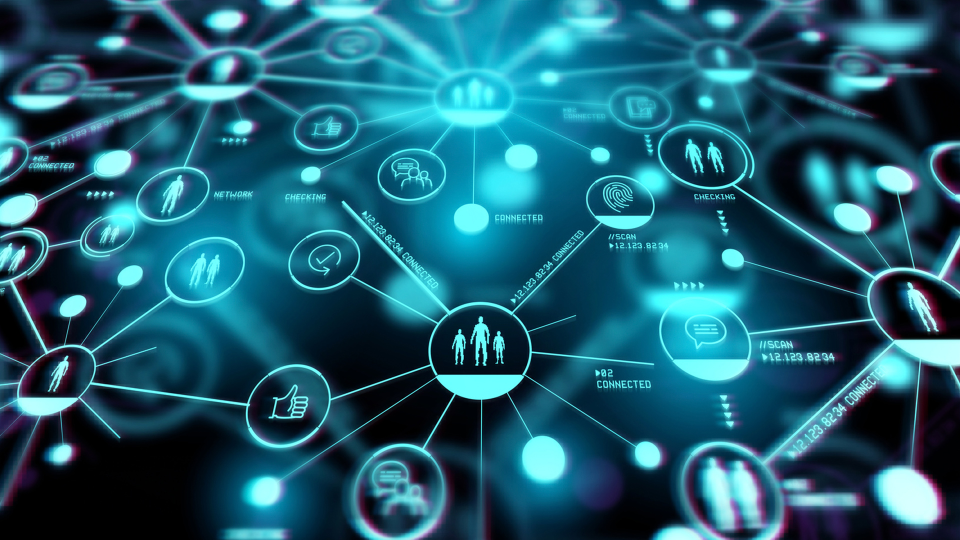
#> input picture source code/stegnography/encrypted_image.png, 1920 x 1080 px (shown at 1/2 size)
$ python decry.py   (older library calls are emulated)
#> lines starting #> are read from the running program, lines starting #| are printed output that depends on the picture
import cv2
from tkinter import filedialog, Tk, Button, Label
from PIL import Image, ImageTk
import numpy as np

image_display_size = 500, 350


# load the image and convert it into a numpy array and display on the GUI.
load = Image.open("./encrypted_image.png")
#> load is the input picture: PIL image 1920x1080 RGB; mean R, G, B 30, 92, 111.3
load.thumbnail(image_display_size, Image.ANTIALIAS)
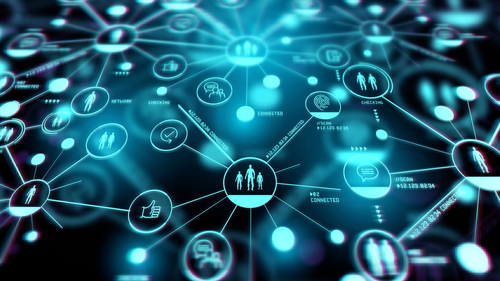
#> load: PIL image 500x281 RGB; mean R, G, B 30, 91.9, 111.3
load = np.asarray(load)
load = Image.fromarray(np.uint8(load))
# [6 lines of commented-out code are left out]
img = cv2.imread("./encrypted_image.png")
data = []
stop = False
for index_i, i in enumerate(img):
    i.tolist()
    for index_j, j in enumerate(i):
        if((index_j) % 3 == 2):
            # first pixel
            data.append(bin(j[0])[-1])
            # second pixel
            data.append(bin(j[1])[-1])
            # third pixel
            if(bin(j[2])[-1] == '1'):
                stop = True
                break
        else:
            # first pixel
            data.append(bin(j[0])[-1])
            # second pixel
            data.append(bin(j[1])[-1])
            # third pixel
            data.append(bin(j[2])[-1])
    if(stop):
        break
#> this loop made 1 pass
#> index_i on pass 1: 0
#> after the loop, data = 32 items, first 6: '0', '1', '1', '0', '0', '0'

message = []
# join all the bits to form letters (ASCII Representation)
for i in range(int((len(data)+1)/8)):
    message.append(data[i*8:(i*8+8)])
#> this loop made 4 passes
#> after the loop, message = [['0', '1', '1', '0', '0', '0', '0', '1'], ['0', '1', '1', '0', '1', '0', '1', '0'], ['0', '1', '1', '0', '0', '0', '0', '1'], ['0', '1', '1', '1', '1', '0', '0', '1']]
# join all the letters to form the message.
message = [chr(int(''.join(i), 2)) for i in message]
message = ''.join(message)


print(message)
#| ajay


##img_name = message.split('\n')[-3]
##
##print('_______________---_____________')
##
##print(img_name)
##
